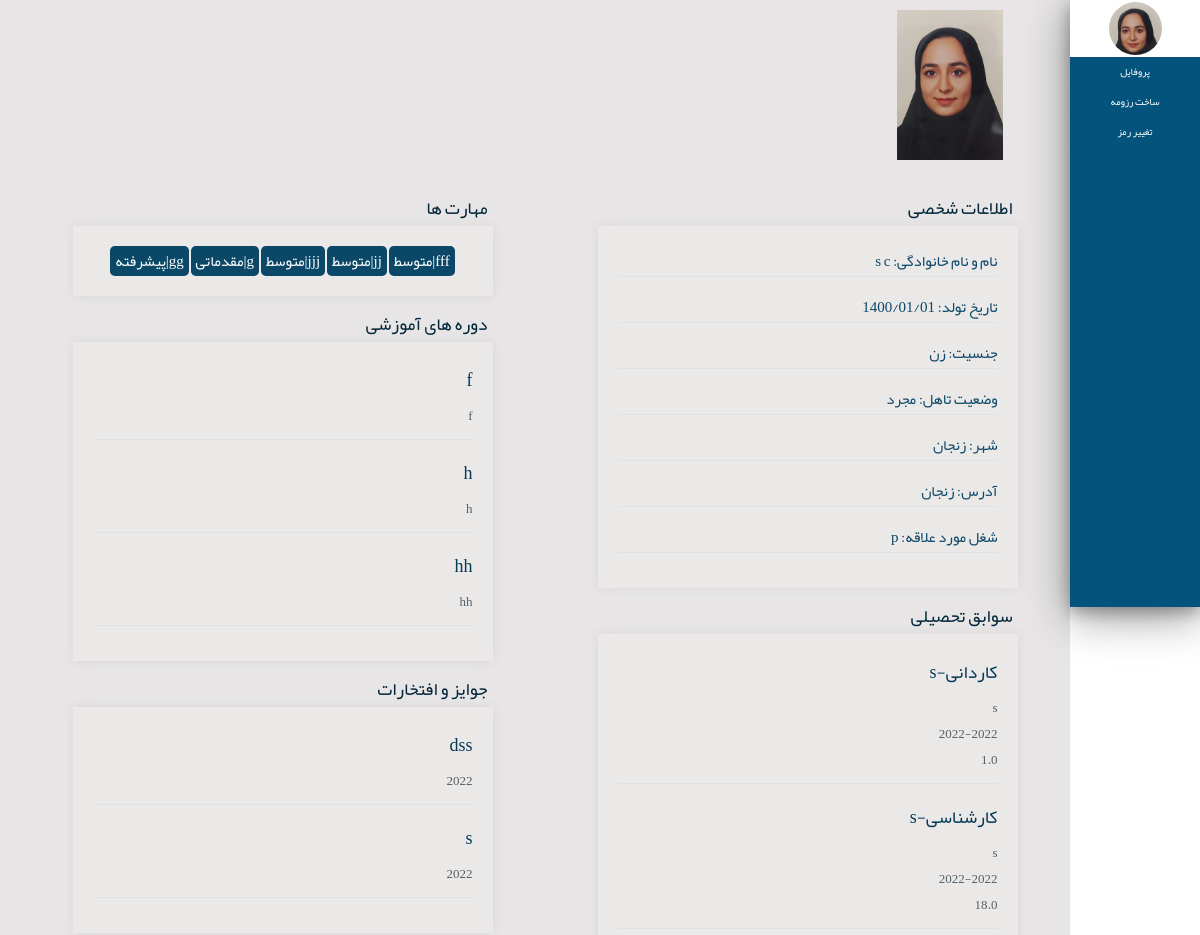
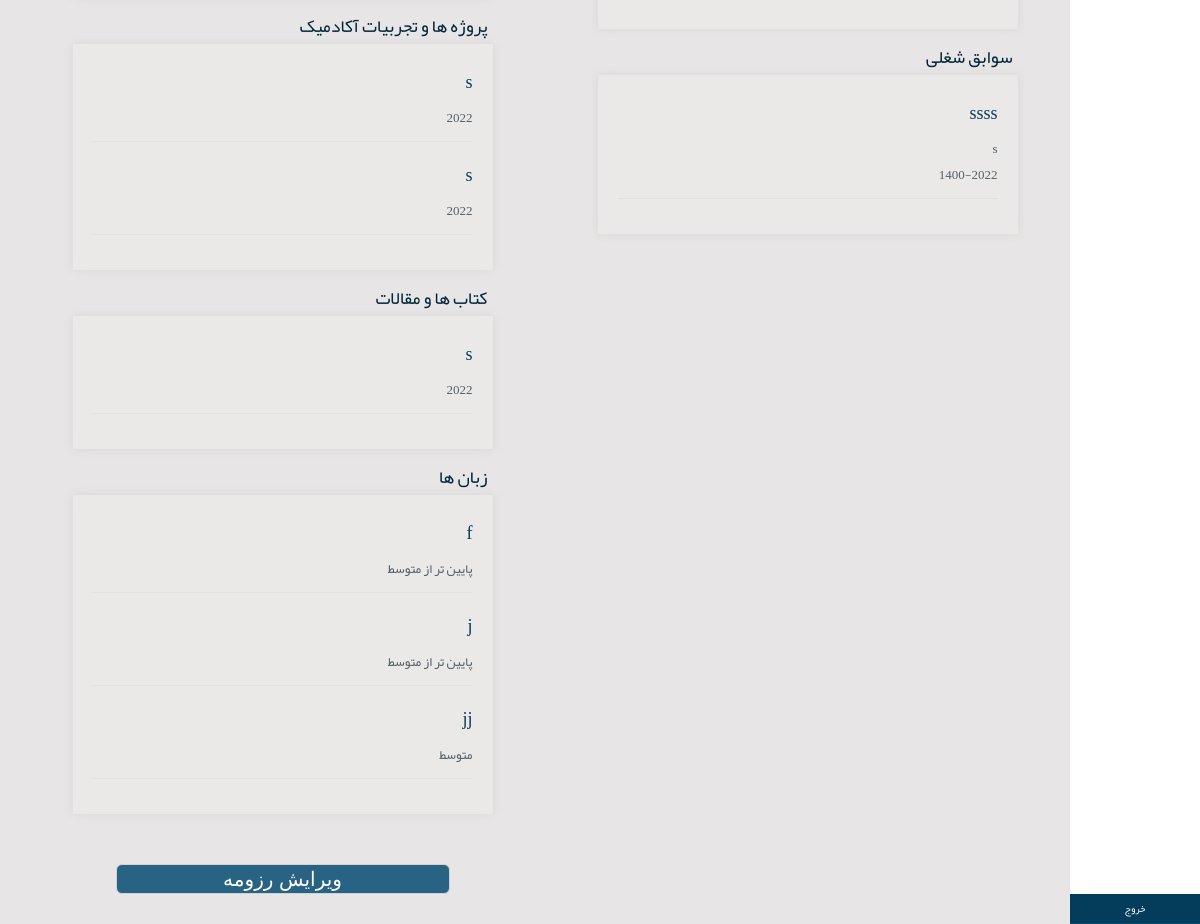
/accounts/resumeprofile/ (signed in), run on the app's committed database (2 pictures, top to bottom).
### accounts/models.py (models this page shows, shortened)
class ProfileModel(models.Model):
    class Meta:
        verbose_name="profiles"
        verbose_name_plural="profiles"
    user=models.OneToOneField(User,on_delete=CASCADE,verbose_name="کاربری",related_name="profile")
    male=1
    female=2
    status_choices=((male,"مرد"),(female,"زن"))
    gender=models.IntegerField(choices=status_choices,verbose_name="جنسیت",null=True)
    single=1
    married=2
    status_choices1=((single,"مجرد"),(married,"متاهل"))
    marital_status=models.IntegerField(choices=status_choices1,verbose_name="وضعیت تاهل",null=True,blank=False)
    city=models.CharField(max_length=100,verbose_name="شهر محل سکونت",null=True,blank=False)
    address=models.CharField(max_length=300,verbose_name="آدرس",null=True,blank=False)
    birthday=models.DateField(verbose_name="تاریخ تولد",null=True,blank=False)
    Expected_Salary=models.IntegerField(verbose_name="حقوق درخواستی",null=True,blank=False)
    intrested_job=models.CharField(max_length=100,verbose_name="شغل مورد علاقه",null=True,blank=False)
    ProfileImage=models.ImageField(upload_to='profileimages/',verbose_name="عکس")

class aducationModel(models.Model):
    class Meta:
        verbose_name="سوابق تحصیلی"
        verbose_name_plural="سوابق تحصیلی"
    aducations = models.ForeignKey(ProfileModel, on_delete=models.CASCADE)
    Associate=1
    Bachelor=2
    Master=3
    phD=4
    status_choices2=((Associate,"کاردانی"),
                    (Bachelor,"کارشناسی"),
                    (Master,"کارشناسی ارشد"),
                    (phD,"دکترا"))
    degree_level=models.IntegerField(choices=status_choices2,verbose_name="مقطع تحصیلی",null=True)
    major=models.CharField(max_length=100,verbose_name="رشته تحصیلی",null=True)
    university=models.CharField(max_length=100,verbose_name="دانشگاه",null=True)
    gpa=models.FloatField(verbose_name="معدل",null=True)
    from_year=models.DateField(verbose_name="سال شروع",null=True)
    to_year=models.DateField(verbose_name="سال پایان",null=True)

class workexperienceModel(models.Model):
    class Meta:
        verbose_name="سوابق شغلی"
        verbose_name_plural="سوابق شغلی"
    jobs = models.ForeignKey(ProfileModel, on_delete=models.CASCADE)
    job_area=models.CharField(max_length=100,null=True,blank=True)
    job_title=models.CharField(max_length=100,verbose_name="عنوان شغل")
    company_name=models.CharField(max_length=100,verbose_name="نام شرکت")
    start_time=models.DateField(verbose_name="تاریخ شروع",null=True)
    end_time=models.DateField(verbose_name="تاریخ پایان",null=True)

class skillsModel(models.Model):
    class Meta:
        verbose_name="مهارت ها"
        verbose_name_plural="مهارت ها"
    skills = models.ForeignKey(ProfileModel, on_delete=models.CASCADE)
    skillname=models.CharField(max_length=100,verbose_name="مهارت")
    Basic=1
    intermidiate=2
    advanced=3
    status_choices=((Basic,"مقدماتی"),
                    (intermidiate,"متوسط"),
                    (advanced,"پیشرفته"))
    levelofskill=models.IntegerField(choices=status_choices,verbose_name="سطح مهارت",null=True)

class coursesModel(models.Model):
    class Meta:
        verbose_name="دوره های آموزشی"
        verbose_name_plural="دوره های آموزشی"
    courses=models.ForeignKey(ProfileModel, on_delete=models.CASCADE)
    coursesname=models.CharField(max_length=300,verbose_name="نام دوره آموزشی")
    institute=models.CharField(max_length=300,verbose_name="نام آموزشگاه")
    certificate=models.URLField(null=True,blank=True)

class awardsModel(models.Model):
    class Meta:
        verbose_name="جوایزو افتخارات"
        verbose_name_plural="جوایزو افتخارات"
    awards=models.ForeignKey(ProfileModel, on_delete=models.CASCADE)
    award_title=models.CharField(max_length=300,verbose_name="عنوان")
    dateofaward=models.DateField(verbose_name="سال")

class projectsModel(models.Model):
    class Meta:
        verbose_name="پروژه ها و تجربیات آکادمیک"
        verbose_name_plural="پروژه ها و تجربیات آکادمیک"
    projects=models.ForeignKey(ProfileModel, on_delete=models.CASCADE)
    project_title=models.CharField(max_length=300,verbose_name="عنوان")
    dateofproject=models.DateField(verbose_name="سال",null=True)

class articlesModel(models.Model):
    class Meta:
        verbose_name="کتاب ها و مقالات"
        verbose_name_plural="کتاب ها و مقالات"
    articles=models.ForeignKey(ProfileModel, on_delete=models.CASCADE)
    article_title=models.CharField(max_length=500,verbose_name="عنوان")
    dateofarticle=models.DateField(verbose_name="سال",null=True)

class languagesModel(models.Model):
    class Meta:
        verbose_name="زبان ها"
        verbose_name_plural="زبان ها"
    languages=models.ForeignKey(ProfileModel, on_delete=models.CASCADE)
    language=models.CharField(max_length=100,verbose_name="زبان")
    Basic=1
    preintermidiate=2
    intermidiate=3
    upperintermidiate=4
    advanced=5
    native=6
    status_choices=((Basic,"مقدماتی"),
                    (preintermidiate,"پایین تر از متوسط"),
                    (intermidiate,"متوسط"),
                    (upperintermidiate,"بالاتر از متوسط"),
                    (advanced,"پیشرفته"),
                    (native,"زبان مادری"),
                    )
    leveloflanguage=models.IntegerField(choices=status_choices,verbose_name="سطح مهارت")

### accounts/views.py (the view)
# urls.py: path('resumeprofile/',views.resumeprofileview),
@login_required
def resumeprofileview(request):
    resumeprofile=request.user.profile
    skill=skillsModel.objects.filter(skills_id=resumeprofile)
    aducation=aducationModel.objects.filter(aducations_id=resumeprofile)
    award=awardsModel.objects.filter(awards_id=resumeprofile)
    article=articlesModel.objects.filter(articles_id=resumeprofile)
    course=coursesModel.objects.filter(courses_id=resumeprofile)
    language=languagesModel.objects.filter(languages_id=resumeprofile)
    project=projectsModel.objects.filter(projects_id=resumeprofile)
    workexperience=workexperienceModel.objects.filter(jobs_id=resumeprofile)
    context={
        "resumeprofile":resumeprofile,
        "skill":skill,
        "aducation":aducation,
        "award":award,
        "article":article,
        "course":course,
        "language":language,
        "project":project,
        "workexperience":workexperience,
    }
    return render(request,"accounts/resumeprofile.html",context)

### accounts/templates/accounts/resumeprofile.html (shortened to what this page needs)
{%load static%}
<!DOCTYPE html>
<html lang="en">
<head>
    <link rel="stylesheet" href="{%static 'css/styless.css'%}">
</head>
<body>
    <body dir="rtl">
        <div class="container bodyy">
            <div class="main_container">
                <div class="nav-md">
                    <div class="shadoww">
                        <div class="navbar nav_title">
                            <div class="navbar circular--portrait" >
                                <img src="{{ resumeprofile.ProfileImage.url }}" alt="...">
                            </div>
                        </div>
                        <div class="sidebarmenu">
                            <div >
                               <div class="side-menu sidbarmenu-contain"><a href="/accounts/profile"  style="text-decoration: none;color:white;">پروفایل</a></div>
                               <div class="side-menu sidbarmenu-contain"><a href="#" style="text-decoration: none;color:white;">ساخت رزومه</a></div>
                               <div class="side-menu sidbarmenu-contain"><a href="/accounts/password" style="text-decoration: none;color:white;">تغییر رمز</a></div>
                               <div class="side-menu sidbarmenu-contain sidebar-bottom"><a href="/accounts/logout" style="text-decoration: none;color:white;">خروج</a></div>
                            </div>
                        </div>
                    </div>
                </div>
            <div class="boxxrtl"  style="min-height: 607px;">
                    <div class="imgbox">
                        <img src="{{ resumeprofile.ProfileImage.url }}" style="width: 100%;align-items: right;">
                    </div>
                    <div  style="width: 40%;float: right;height: 420px ; margin-left: 5%; margin-right: 5%;" >
                        <p class="resumesectiontitle">اطلاعات شخصی</p>
                        <div class="formresume">
                            <p class="profil">نام و نام خانوادگی:&nbsp;{{ resumeprofile.user.get_full_name |default:""}}</p>
                            <p class="profil">تاریخ تولد:&nbsp;{{ resumeprofile.birthday|date:'Y/m/d' }}</p>
                            <p class="profil">جنسیت:&nbsp;{{ resumeprofile.get_gender_display |default:""}}</p>
                            <p class="profil">وضعیت تاهل:&nbsp;{{ resumeprofile.get_marital_status_display|default:"" }}</p>
                            <p class="profil"> شهر:&nbsp;{{ resumeprofile.city |default:""}}</p>
                            <p class="profil">آدرس:&nbsp;{{ resumeprofile.address|default:"" }}</p>
                            <p class="profil">شغل مورد علاقه:&nbsp;{{ resumeprofile.intrested_job |default:""}}</p>
                        </div>
                        <p class="resumesectiontitle">سوابق تحصیلی</p>
                        <div class="formresume">
                            {% for educations in aducation %}
                                <div class="profil">
                                    <p class="subtitle1"> {{educations.get_degree_level_display|default:"" }}-{{ educations.major|default:"" }}</p>
                                    <p class="subtitle2">{{ educations.university|default:"" }}
                                    <br>{{ educations.from_year|default:""|date:'Y' }}-{{ educations.to_year |default:""|date:'Y'}}
                                    <br>{{ educations.gpa|default:"" }}</p>
                                </div>
                            {% endfor%}
                        </div>
                        <p class="resumesectiontitle">سوابق شغلی</p>
                        <div class="formresume">
                            {% for workexperiences in workexperience %}
                            <div class="profil">
                                <p class="subtitle1">{{ workexperiences.job_title |default:""}}</p>
                                    <p class="subtitle2">{{ workexperiences.company_name |default:""}}
                                    <br>{{ workexperiences.start_time |default:""|date:'Y'}}-{{ workexperiences.end_time|default:""|date:'Y' }}
                                    </p>
                            </div>
                            {% endfor %}
                        </div>
                    </div>
                    <div style="width: 40%; float: right;height: 420px ; margin-left: 5%; margin-right: 5%;" >
                        <p class="resumesectiontitle">مهارت ها</p>
                        <div class="formresume" >
                            {% for skills in skill %}
                                <p class="skillprofil">{{ skills.skillname|default:""  }}|{{ skills.get_levelofskill_display|default:""  }}</p>
                            {% endfor %}
                        </div>
                        <p class="resumesectiontitle">دوره های آموزشی</p>
                        <div class="formresume">
                            {% for courses in course %}
                                <div class="profil">
                                    <p class="subtitle1">{{ courses.coursesname|default:"" }}</p>
                                    <p class="subtitle2">{{ courses.institute|default:"" }}
                                    </p>
                                </div>
                            {% endfor %}
                        </div>
                        <p class="resumesectiontitle">جوایز و افتخارات</p>
                        <div class="formresume">
                            {% for awards in award %}
                                <div class="profil">
                                    <p class="subtitle1">{{ awards.award_title |default:""}}</p>
                                    <p class="subtitle2">{{ awards.dateofaward|default:""|date:'Y' }}</p>
                                </div>
                            {% endfor %}
                        </div>
                        <p class="resumesectiontitle">پروژه ها و تجربیات آکادمیک</p>
                        <div class="formresume">
                            {% for projects in project %}
                                <div class="profil">
                                    <p class="subtitle1">{{ projects.project_title |default:""}}</p>
                                    <p class="subtitle2">{{ projects.dateofproject|default:"" |date:'Y'}}
                                    </p>
                                </div>
                            {% endfor %}
                        </div>
                        <p class="resumesectiontitle">کتاب ها و مقالات</p>
                        <div class="formresume">
                            {% for articles in article %}
                                <div class="profil">
                                    <p class="subtitle1">{{ articles.article_title |default:""}}</p>
                                    <p class="subtitle2">{{ articles.dateofarticle|default:"" |date:'Y'}}</p>
                                </div>
                            {% endfor %}
                        </div>
                        <p class="resumesectiontitle">زبان ها</p>
                        <div class="formresume">
                            {% for languages in language %}
                                <div class="profil">
                                    <p class="subtitle1">{{ languages.language|default:"" }}</p>
                                    <p class="subtitle2">{{ languages.get_leveloflanguage_display|default:"" }}</p>
                                </div>
                            {% endfor %}
                        </div>
                        <div style=" display:block; align-content: center;">
                            <a href="/accounts/resumeEdit" >
                                <input type="button" value="ویرایش رزومه" class="btn editsubmit" style="margin-top: 50px;margin-bottom: 30px;"  />
                             </a>
                        </div>
                    </div>
            </div>
        </div>
</body>
</html>

### data on the page
ProfileModel: ProfileImage (picture), user.get_full_name "s c", birthday "1400/01/01", gender "زن", marital_status "مجرد", city "زنجان", address "زنجان", intrested_job "p"
aducationModel: degree_level "کاردانی", major "s", university "s", from_year "2022", to_year "2022", gpa "1.0"
aducationModel: degree_level "کارشناسی", major "s", university "s", from_year "2022", to_year "2022", gpa "18.0"
workexperienceModel: job_title "ssss", company_name "s", start_time "1400", end_time "2022"
skillsModel: skillname "fff", levelofskill "متوسط"
skillsModel: skillname "jj", levelofskill "متوسط"
skillsModel: skillname "jjj", levelofskill "متوسط"
skillsModel: skillname "g", levelofskill "مقدماتی"
skillsModel: skillname "gg", levelofskill "پیشرفته"
coursesModel: coursesname "f", institute "f"
coursesModel: coursesname "h", institute "h"
coursesModel: coursesname "hh", institute "hh"
awardsModel: award_title "dss", dateofaward "2022"
awardsModel: award_title "s", dateofaward "2022"
projectsModel: project_title "s", dateofproject "2022"
projectsModel: project_title "s", dateofproject "2022"
articlesModel: article_title "s", dateofarticle "2022"
languagesModel: language "f", leveloflanguage "پایین تر از متوسط"
languagesModel: language "j", leveloflanguage "پایین تر از متوسط"
languagesModel: language "jj", leveloflanguage "متوسط"
